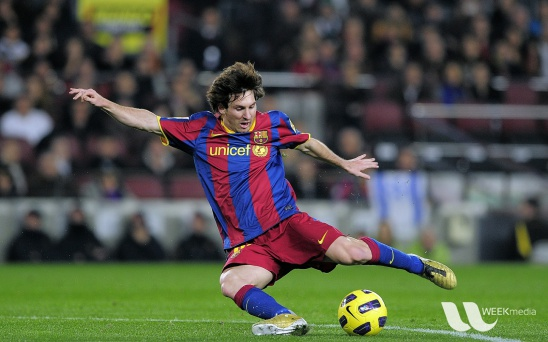
#> input picture computer_vision/opencv_basics/data/messi5.jpg, 548 x 342 px, found by its file name
$ jupyter execute 17_Image_Gradients_and_Edge_Detection.ipynb   (older library calls are emulated)
#> lines starting #> are read from the running program, lines starting #| are printed output that depends on the picture
OpenCV provides three types of gradient filters or High-pass filters, Sobel, Scharr and Laplacian. We will see each one of them.

#### <span style="background-color: #FFFF00">1. Sobel and Scharr Derivatives</span>
Sobel operators is a joint Gausssian smoothing plus differentiation operation, so it is more resistant to noise. You can specify the direction of derivatives to be taken, vertical or horizontal (by the arguments, yorder and xorder respectively). You can also specify the size of kernel by the argument ksize. If ksize = -1, a 3x3 Scharr filter is used which gives better results than 3x3 Sobel filter. Please see the docs for kernels used.

#### We use the functions: cv.Sobel (src, dst, ddepth, dx, dy, ksize = 3, scale = 1, delta = 0, borderType = cv.BORDER_DEFAULT)

Parameters
src-->	input image.

dst-->	output image of the same size and the same number of channels as src.

ddepth-->	output image depth(see cv.combinations); in the case of 8-bit input images it will result in truncated derivatives.

dx-->	order of the derivative x.

dy-->	order of the derivative y.

ksize-->	size of the extended Sobel kernel; it must be 1, 3, 5, or 7.

scale-->	optional scale factor for the computed derivative values.

delta-->	optional delta value that is added to the results prior to storing them in dst.

borderType-->	pixel extrapolation method(see cv.BorderTypes).

#### cv.Scharr (src, dst, ddepth, dx, dy, scale = 1, delta = 0, borderType = cv.BORDER_DEFAULT)

#### <span style="background-color: #FFFF00">2. Laplacian Derivatives <span>
It calculates the Laplacian of the image given by the relation, $\Delta src = \frac{\partial ^2{src}}{\partial x^2} + \frac{\partial ^2{src}}{\partial y^2}$
where each derivative is found using Sobel derivatives. If ksize = 1, then following kernel is used for filtering:

$kernel = \begin{bmatrix} 0 & 1 & 0 \\ 1 & -4 & 1 \\ 0 & 1 & 0 \end{bmatrix}$

#### We use the function: cv.Laplacian (src, dst, ddepth, ksize = 1, scale = 1, delta = 0, borderType = cv.BORDER_DEFAULT)

#### <span style="background-color: #FFFF00">One Important Matter!</span>
* In our last example, output datatype is cv.CV_8U. But there is a slight problem with that. Black-to-White transition is taken as Positive slope (it has a positive value) while White-to-Black transition is taken as a Negative slope (It has negative value). So when you convert data to cv.CV_8U, all negative slopes are made zero. In simple words, you miss that edge.

* If you want to detect both edges, better option is to keep the output datatype to some higher forms, like cv.CV_16S, cv.CV_64F etc, take its absolute value and then convert back to cv.CV_8U. Below code demonstrates this procedure for a horizontal Sobel filter and difference in results.

[cell 1]
import cv2
import numpy as np
from matplotlib import pyplot as plt

[cell 2]
img = cv2.imread("C:/Users/piyus/All programming files/Computer_Vision/data/messi5.jpg", cv2.IMREAD_GRAYSCALE)
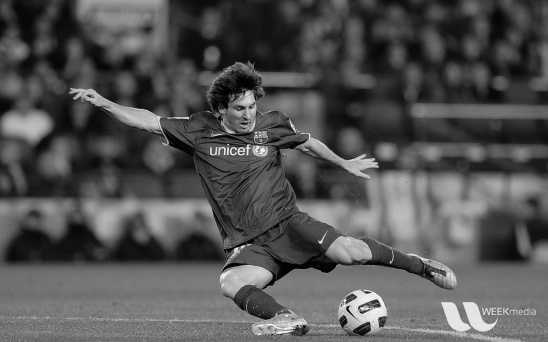
#> img: shape (342, 548); min 0, max 253, mean 83.3

# CV_64F --> using 64 bit float data type due to the negative slope induced by the image from white to black and then we
# take the abs. of our laplacian image transformation and we are going to convert this value to back to 8 bit unsigned int

lap = cv2.Laplacian(img, cv2.CV_64F, ksize=1)
lap = np.uint8(np.absolute(lap))
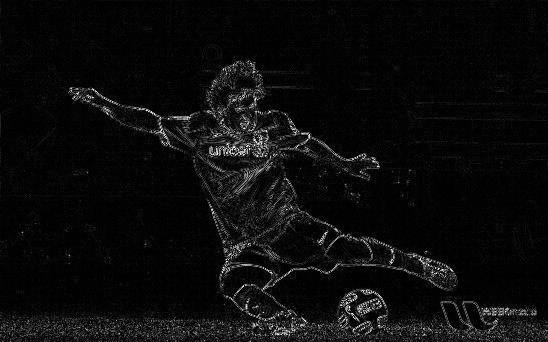
#> lap: shape (342, 548); min 0, max 255, mean 11.6

sobelX = cv2.Sobel(img, cv2.CV_64F, 1, 0)           # dx=1, dy=0
sobelY = cv2.Sobel(img, cv2.CV_64F, 0, 1)           # dx=0, dy=1
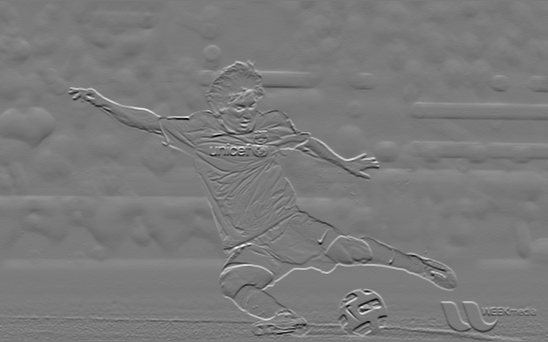
#> sobelY: shape (342, 548) float64; min -796, max 855, mean 1.3; drawn with min black and max white

sobelX = np.uint8(np.absolute(sobelX))
sobelY = np.uint8(np.absolute(sobelY))

sobelCombined = cv2.bitwise_or(sobelX, sobelY)
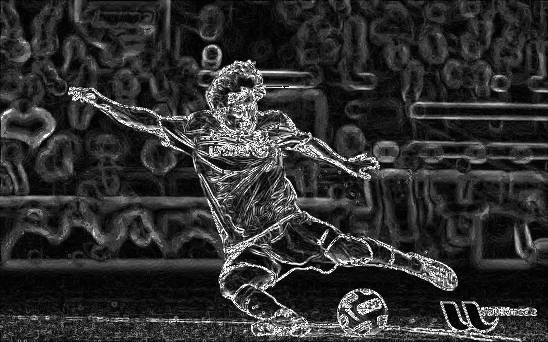
#> sobelCombined: shape (342, 548); min 0, max 255, mean 47.6

titles = ['image', 'Laplacian', 'sobelX', 'sobelY', 'sobelCombined']
images = [img, lap, sobelX, sobelY, sobelCombined]

plt.figure(figsize = (15,8))
for i in range(5):
    plt.subplot(2, 3, i+1), plt.imshow(images[i], 'gray')
    plt.title(titles[i])
    plt.xticks([]),plt.yticks([])

plt.show()

[cell 3]
img = cv2.imread("C:/Users/piyus/All programming files/Computer_Vision/data/sudoku.png", cv2.IMREAD_GRAYSCALE)
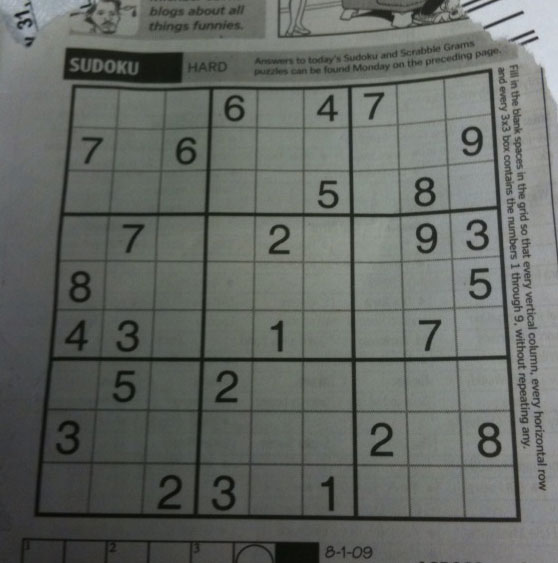
#> input picture computer_vision/opencv_basics/data/sudoku.png, 558 x 563 px, found by its file name
#> img: shape (563, 558); min 7, max 218, mean 101.8

lap = cv2.Laplacian(img, cv2.CV_64F, ksize=3)
#> lap: shape (563, 558) float64
# CV_64F --> using 64 bit float data type due to the negative slope induced by the image from white to black and then we
# take the abs. of our laplacian image transformation and we are going to convert this value to back to 8 bit unsigned int

lap = np.uint8(np.absolute(lap))
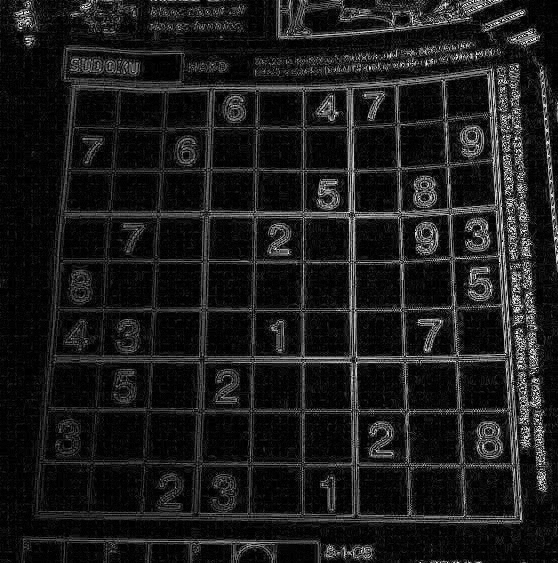
#> lap: shape (563, 558); min 0, max 254, mean 27.6

sobelX = cv2.Sobel(img, cv2.CV_64F, 1, 0)           # dx=1, dy=0
#> sobelX: shape (563, 558) float64
sobelY = cv2.Sobel(img, cv2.CV_64F, 0, 1)           # dx=0, dy=1
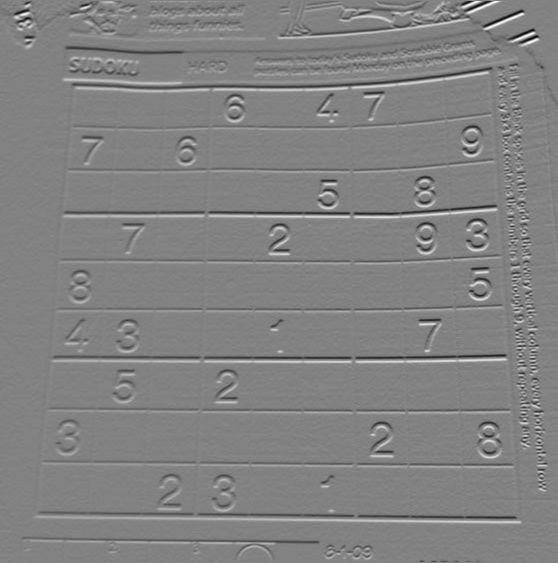
#> sobelY: shape (563, 558) float64; min -497, max 474, mean -0.8; drawn with min black and max white

sobelX = np.uint8(np.absolute(sobelX))
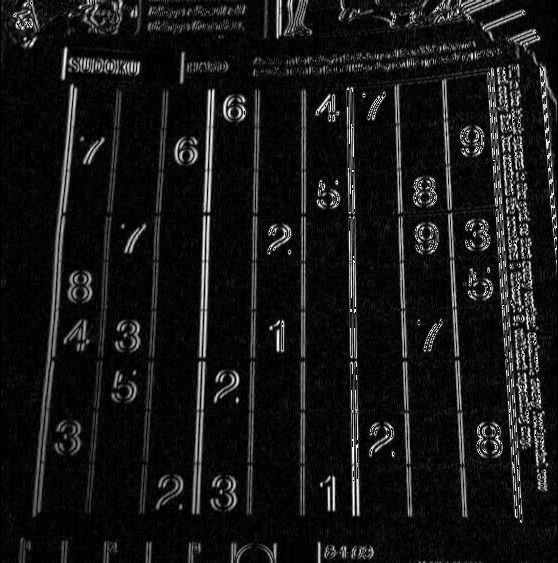
#> sobelX: shape (563, 558); min 0, max 255, mean 23.1
sobelY = np.uint8(np.absolute(sobelY))
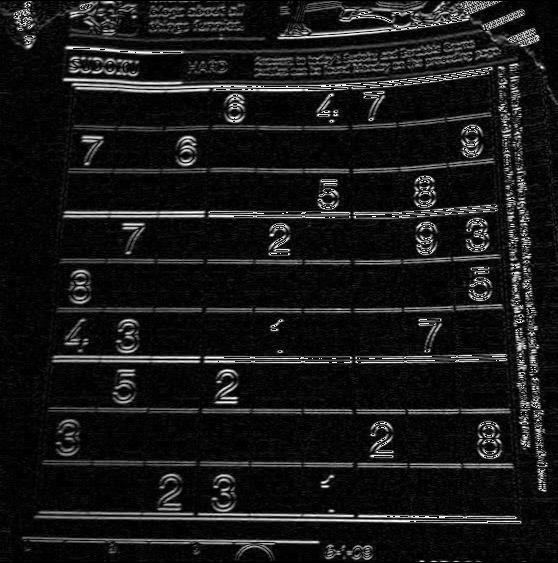
#> sobelY: shape (563, 558); min 0, max 255, mean 24.7

sobelCombined = cv2.bitwise_or(sobelX, sobelY)
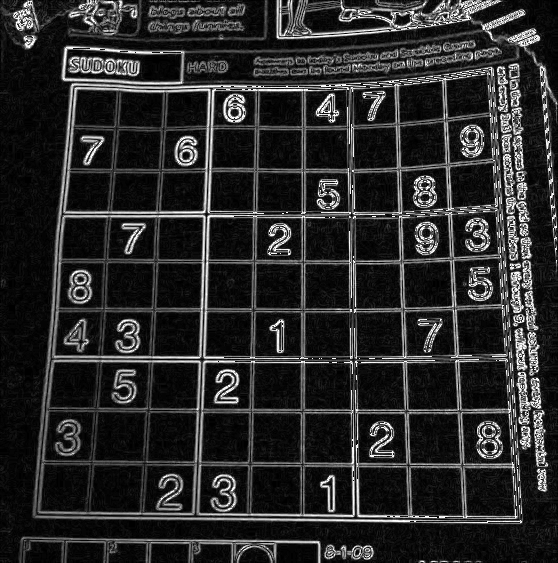
#> sobelCombined: shape (563, 558); min 0, max 255, mean 42.1

titles = ['image', 'Laplacian', 'sobelX', 'sobelY', 'sobelCombined']
images = [img, lap, sobelX, sobelY, sobelCombined]

plt.figure(figsize = (15,8))
for i in range(5):
    plt.subplot(2, 3, i+1), plt.imshow(images[i], 'gray')
    plt.title(titles[i])
    plt.xticks([]),plt.yticks([])

plt.show()
